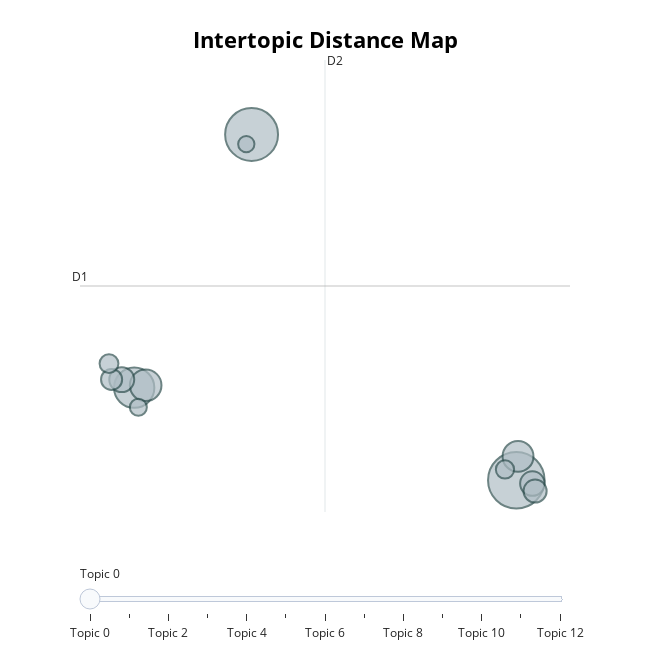

The code cell stored with this chart in its notebook:
### Code cell
topic_model.visualize_topics()

### Figure 1 — Plotly figure (JSON) as saved in the notebook; plotly's stock layout.template omitted (floating-point values rounded to 4 significant figures)
{"data": [{"customdata": [[0, "tax | minister | housing | year | new", 144], [1, "israel | gaza | israeli | palestine | palestinian", 126], [2, "election | fine | gael | fianna | fáil", 73], [3, "mcgrath | commissioner | leyen | der | von", 45], [4, "asylum | accommodation | seekers | people | protection", 43], [5, "harris | taoiseach | simon | election | fine", 28], [6, "northern | uk | dup | stormont | legacy", 27], [7, "care | referendum | family | referendums | women", 24], [8, "varadkar | taoiseach | fine | gael | time", 20], [9, "sipo | tribunal | varadkar | investigation | lowry", 16], [10, "inquiry | cancer | donnelly | health | covid", 15], [11, "green | hackett | gorman | leader | sdlp", 13], [12, "trump | president | china | st | taoiseach", 12]], "hovertemplate": "<b>Topic %{customdata[0]}</b><br>%{customdata[1]}<br>Size: %{customdata[2]}", "legendgroup": "", "marker": {"color": "#B0BEC5", "line": {"color": "DarkSlateGrey", "width": 2}, "size": [144, 126, 73, 45, 43, 28, 27, 24, 20, 16, 15, 13, 12], "sizemode": "area", "sizeref": 0.09, "symbol": "circle"}, "mode": "markers", "name": "", "orientation": "v", "showlegend": false, "type": "scatter", "x": [10.23, -2.427, -8.04, -7.492, 10.31, -8.635, 11.0, 11.13, -9.121, -9.245, 9.69, -7.842, -2.68], "xaxis": "x", "y": [3.964, 13.07, 6.402, 6.466, 4.593, 6.615, 3.878, 3.68, 6.62, 7.037, 4.247, 5.888, 12.82], "yaxis": "y"}], "layout": {"annotations": [{"showarrow": false, "text": "D1", "x": -10.63, "y": 9.081, "yshift": 10}, {"showarrow": false, "text": "D2", "x": 1.083, "xshift": 10, "y": 15.03}], "height": 650, "hoverlabel": {"bgcolor": "white", "font": {"family": "Rockwell", "size": 16}}, "legend": {"itemsizing": "constant", "tracegroupgap": 0}, "margin": {"t": 60}, "shapes": [{"line": {"color": "#CFD8DC", "width": 2}, "type": "line", "x0": 1.083, "x1": 1.083, "y0": 3.128, "y1": 15.03}, {"line": {"color": "#9E9E9E", "width": 2}, "type": "line", "x0": -10.63, "x1": 12.8, "y0": 9.081, "y1": 9.081}], "sliders": [{"active": 0, "pad": {"t": 50}, "steps": [{"args": [{"marker.color": [["red", "#B0BEC5", "#B0BEC5", "#B0BEC5", "#B0BEC5", "#B0BEC5", "#B0BEC5", "#B0BEC5", "#B0BEC5", "#B0BEC5", "#B0BEC5", "#B0BEC5", "#B0BEC5"]]}], "label": "Topic 0", "method": "update"}, {"args": [{"marker.color": [["#B0BEC5", "red", "#B0BEC5", "#B0BEC5", "#B0BEC5", "#B0BEC5", "#B0BEC5", "#B0BEC5", "#B0BEC5", "#B0BEC5", "#B0BEC5", "#B0BEC5", "#B0BEC5"]]}], "label": "Topic 1", "method": "update"}, {"args": [{"marker.color": [["#B0BEC5", "#B0BEC5", "red", "#B0BEC5", "#B0BEC5", "#B0BEC5", "#B0BEC5", "#B0BEC5", "#B0BEC5", "#B0BEC5", "#B0BEC5", "#B0BEC5", "#B0BEC5"]]}], "label": "Topic 2", "method": "update"}, {"args": [{"marker.color": [["#B0BEC5", "#B0BEC5", "#B0BEC5", "red", "#B0BEC5", "#B0BEC5", "#B0BEC5", "#B0BEC5", "#B0BEC5", "#B0BEC5", "#B0BEC5", "#B0BEC5", "#B0BEC5"]]}], "label": "Topic 3", "method": "update"}, {"args": [{"marker.color": [["#B0BEC5", "#B0BEC5", "#B0BEC5", "#B0BEC5", "red", "#B0BEC5", "#B0BEC5", "#B0BEC5", "#B0BEC5", "#B0BEC5", "#B0BEC5", "#B0BEC5", "#B0BEC5"]]}], "label": "Topic 4", "method": "update"}, {"args": [{"marker.color": [["#B0BEC5", "#B0BEC5", "#B0BEC5", "#B0BEC5", "#B0BEC5", "red", "#B0BEC5", "#B0BEC5", "#B0BEC5", "#B0BEC5", "#B0BEC5", "#B0BEC5", "#B0BEC5"]]}], "label": "Topic 5", "method": "update"}, {"args": [{"marker.color": [["#B0BEC5", "#B0BEC5", "#B0BEC5", "#B0BEC5", "#B0BEC5", "#B0BEC5", "red", "#B0BEC5", "#B0BEC5", "#B0BEC5", "#B0BEC5", "#B0BEC5", "#B0BEC5"]]}], "label": "Topic 6", "method": "update"}, {"args": [{"marker.color": [["#B0BEC5", "#B0BEC5", "#B0BEC5", "#B0BEC5", "#B0BEC5", "#B0BEC5", "#B0BEC5", "red", "#B0BEC5", "#B0BEC5", "#B0BEC5", "#B0BEC5", "#B0BEC5"]]}], "label": "Topic 7", "method": "update"}, {"args": [{"marker.color": [["#B0BEC5", "#B0BEC5", "#B0BEC5", "#B0BEC5", "#B0BEC5", "#B0BEC5", "#B0BEC5", "#B0BEC5", "red", "#B0BEC5", "#B0BEC5", "#B0BEC5", "#B0BEC5"]]}], "label": "Topic 8", "method": "update"}, {"args": [{"marker.color": [["#B0BEC5", "#B0BEC5", "#B0BEC5", "#B0BEC5", "#B0BEC5", "#B0BEC5", "#B0BEC5", "#B0BEC5", "#B0BEC5", "red", "#B0BEC5", "#B0BEC5", "#B0BEC5"]]}], "label": "Topic 9", "method": "update"}, {"args": [{"marker.color": [["#B0BEC5", "#B0BEC5", "#B0BEC5", "#B0BEC5", "#B0BEC5", "#B0BEC5", "#B0BEC5", "#B0BEC5", "#B0BEC5", "#B0BEC5", "red", "#B0BEC5", "#B0BEC5"]]}], "label": "Topic 10", "method": "update"}, {"args": [{"marker.color": [["#B0BEC5", "#B0BEC5", "#B0BEC5", "#B0BEC5", "#B0BEC5", "#B0BEC5", "#B0BEC5", "#B0BEC5", "#B0BEC5", "#B0BEC5", "#B0BEC5", "red", "#B0BEC5"]]}], "label": "Topic 11", "method": "update"}, {"args": [{"marker.color": [["#B0BEC5", "#B0BEC5", "#B0BEC5", "#B0BEC5", "#B0BEC5", "#B0BEC5", "#B0BEC5", "#B0BEC5", "#B0BEC5", "#B0BEC5", "#B0BEC5", "#B0BEC5", "red"]]}], "label": "Topic 12", "method": "update"}]}], "title": {"font": {"color": "Black", "size": 22}, "text": "<b>Intertopic Distance Map</b>", "x": 0.5, "xanchor": "center", "y": 0.95, "yanchor": "top"}, "width": 650, "xaxis": {"anchor": "y", "domain": [0, 1], "range": [-10.63, 12.8], "title": {"text": ""}, "visible": false}, "yaxis": {"anchor": "x", "domain": [0, 1], "range": [3.128, 15.03], "title": {"text": ""}, "visible": false}}}
